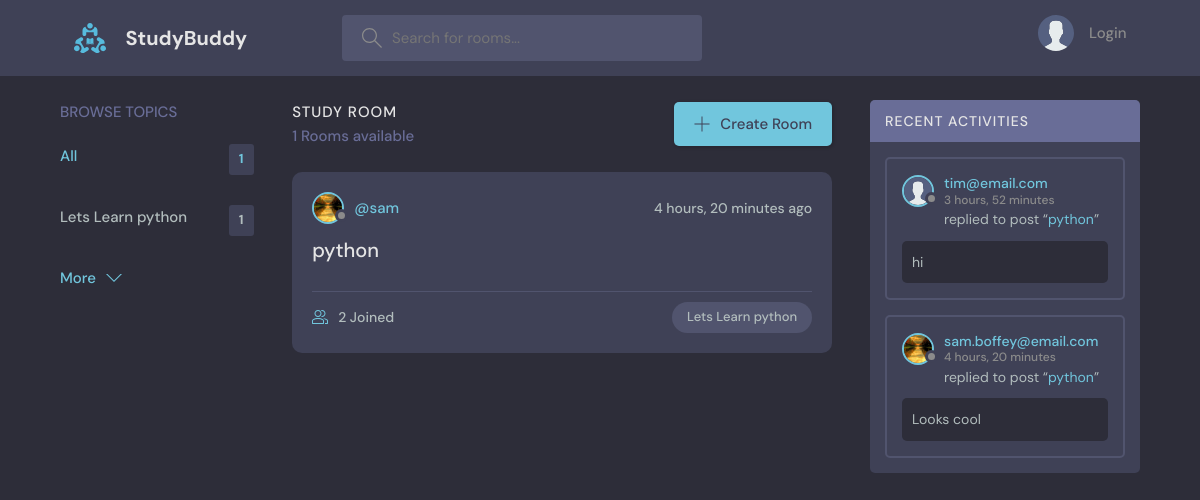
Before: / with the older database file.
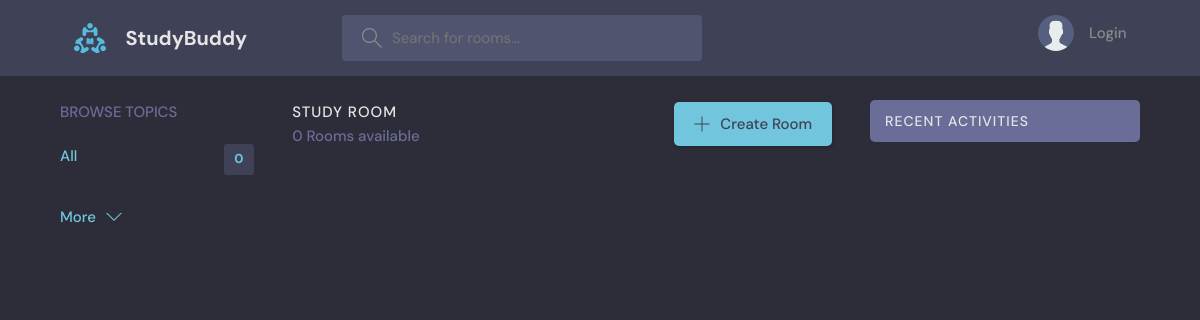
After: the same page with the newer database file.
### base/models.py (models this page shows, shortened)
class Topic(models.Model):
    name = models.CharField(max_length = 200)

class Room(models.Model):
    host = models.ForeignKey(User, on_delete = models.SET_NULL, null = True)
    topic = models.ForeignKey(Topic, on_delete = models.SET_NULL, null = True)
    name = models.CharField(max_length = 200)
    description = models.TextField(null = True, blank = True)
    participants = models.ManyToManyField(User, related_name = 'participants', blank = True)
    updated = models.DateTimeField(auto_now = True)
    created = models.DateTimeField(auto_now_add = True)
    class Meta:
        ordering = ['-updated', '-created']
    def __str__(self):
        return self.name

class User(AbstractUser):
    name = models.CharField(max_length = 200, null = True)
    email = models.EmailField(unique = True, null = True)
    bio = models.TextField(null = True)
    avatar = models.ImageField(null = True, default = "avatar.svg")
    USERNAME_FIELD = 'email'
    REQUIRED_FIELDS = []

class Message(models.Model):
    user = models.ForeignKey(User, on_delete = models.CASCADE)
    room = models.ForeignKey(Room, on_delete = models.CASCADE)
    body = models.TextField()
    updated = models.DateTimeField(auto_now = True)
    created = models.DateTimeField(auto_now_add = True)
    class Meta:
        ordering = ['-updated', '-created']

### base/views.py (the view)
# urls.py: path('', views.home, name = "home"),
def home(request):
    q = request.GET.get('q') if request.GET.get('q') != None else ''
    rooms = Room.objects.filter(
        Q(topic__name__icontains=q) |
        Q(name__icontains=q) |
        Q(description__icontains=q)
    )
    topic = Topic.objects.all()[0:5]
    room_count = rooms.count()
    room_messages = Message.objects.filter(Q(room__topic__name__icontains = q))
    context = {'rooms': rooms, 'topics' : topic, 'room_count' : room_count, 'room_messages' : room_messages}
    return render(request, 'base/home.html', context)

### base/templates/base/home.html (shortened to what this page needs)
{% extends 'main.html' %}
{% block content %}
  <main class="layout layout--3">
    <div class="container">
      {% include 'base/topics_components.html' %}
      <div class="roomList">
        <div class="roomList__header">
          <div>
            <h2>Study Room</h2>
            <p>{{room_count}} Rooms available</p>
          </div>
          <a class="btn btn--main" href="{% url 'create-room' %}">
            <svg version="1.1" xmlns="http://www.w3.org/2000/svg" width="32" height="32" viewBox="0 0 32 32">
              <title>add</title>
              <path
                d="M16.943 0.943h-1.885v14.115h-14.115v1.885h14.115v14.115h1.885v-14.115h14.115v-1.885h-14.115v-14.115z"
              ></path>
            </svg>
            Create Room
          </a>
        </div>
        {% include 'base/feed_components.html' %}
      </div>
      {% include 'base/activity_components.html' %}
    </div>
  </main>
  {% endblock %}

### base/templates/base/topics_components.html
<div class="topics">
    <div class="topics__header">
      <h2>Browse Topics</h2>
    </div>
    <ul class="topics__list">
      <li>
        <a href="{% url 'home' %}" class="active">All <span>{{topics.count}}</span></a>
      </li>
      {% for topic in topics %}
      <li>
          <a href="{% url 'home' %}?q={{topic.name}}">{{topic.name}}<span>{{topic.room_set.all.count}}</span></a>
      </li>
      {% endfor %}
    </ul>
    <a class="btn btn--link" href="{% url 'topics-view' %}">
      More
      <svg version="1.1" xmlns="http://www.w3.org/2000/svg" width="32" height="32" viewBox="0 0 32 32">
        <title>chevron-down</title>
        <path d="M16 21l-13-13h-3l16 16 16-16h-3l-13 13z"></path>
      </svg>
    </a>
  </div>

### base/templates/base/feed_components.html (shortened to what this page needs)
{% for room in rooms %}
<div class="roomListRoom">
    <div class="roomListRoom__header">
    <a href="{% url 'user-profile' room.host.id %}" class="roomListRoom__author">
        <div class="avatar avatar--small">
        <img src="{{room.host.avatar.url}}" />
        </div>
        <span>@{{room.host.username}}</span>
    </a>
        <div class="roomListRoom__actions">
            <span>{{room.created|timesince}} ago</span>
        </div>
    </div>
    <div class="roomListRoom__content">
    <a href="{% url 'room' room.id %}">{{room.name}}</a>
    </div>
    <div class="roomListRoom__meta">
    <a href="{% url 'room' room.id %}" class="roomListRoom__joined">
        {{room.participants.all.count}} Joined
    </a>
    <p class="roomListRoom__topic">{{room.topic.name}}</p>
    </div>
</div>
{% endfor %}

### base/templates/base/activity_components.html (shortened to what this page needs)
<div class="activities">
    <div class="activities__header">
        <h2>Recent Activities</h2>
    </div>
    {% for message in room_messages %}
    <div class="activities__box">
        <div class="activities__boxHeader roomListRoom__header">
        <a href="{% url 'user-profile' message.user.id %}" class="roomListRoom__author">
            <div class="avatar avatar--small">
            <img src="{{message.user.avatar.url}}" />
            </div>
            <p>
            {{message.user}}
            <span>{{message.created|timesince}}</span>
            </p>
        </a>
    </div>
    <div class="activities__boxContent">
        <p>replied to post “<a href="{% url 'room' message.room.id %}">{{message.room}}</a>”</p>
        <div class="activities__boxRoomContent">
            {{message.body}}
        </div>
    </div>
    </div>
    {% endfor %}
</div>

Changed rows visible on the page:
removed Topic: name "Lets Learn python", room_set.all.count "1"
removed Room: host.avatar (picture), host.username "sam", created "4 hours, 20 minutes", name "python", participants.all.count "2", topic.name "Lets Learn python"
removed Message: user.avatar (placeholder picture), user "tim@email.com", created "3 hours, 52 minutes", room "python", body "hi"
removed Message: user.avatar (picture), user "sam.boffey@email.com", created "4 hours, 20 minutes", room "python", body "Looks cool"
Other visible differences:
{{ topics.count }}: "1" → "0"
{{ room_count }}: "1" → "0"
